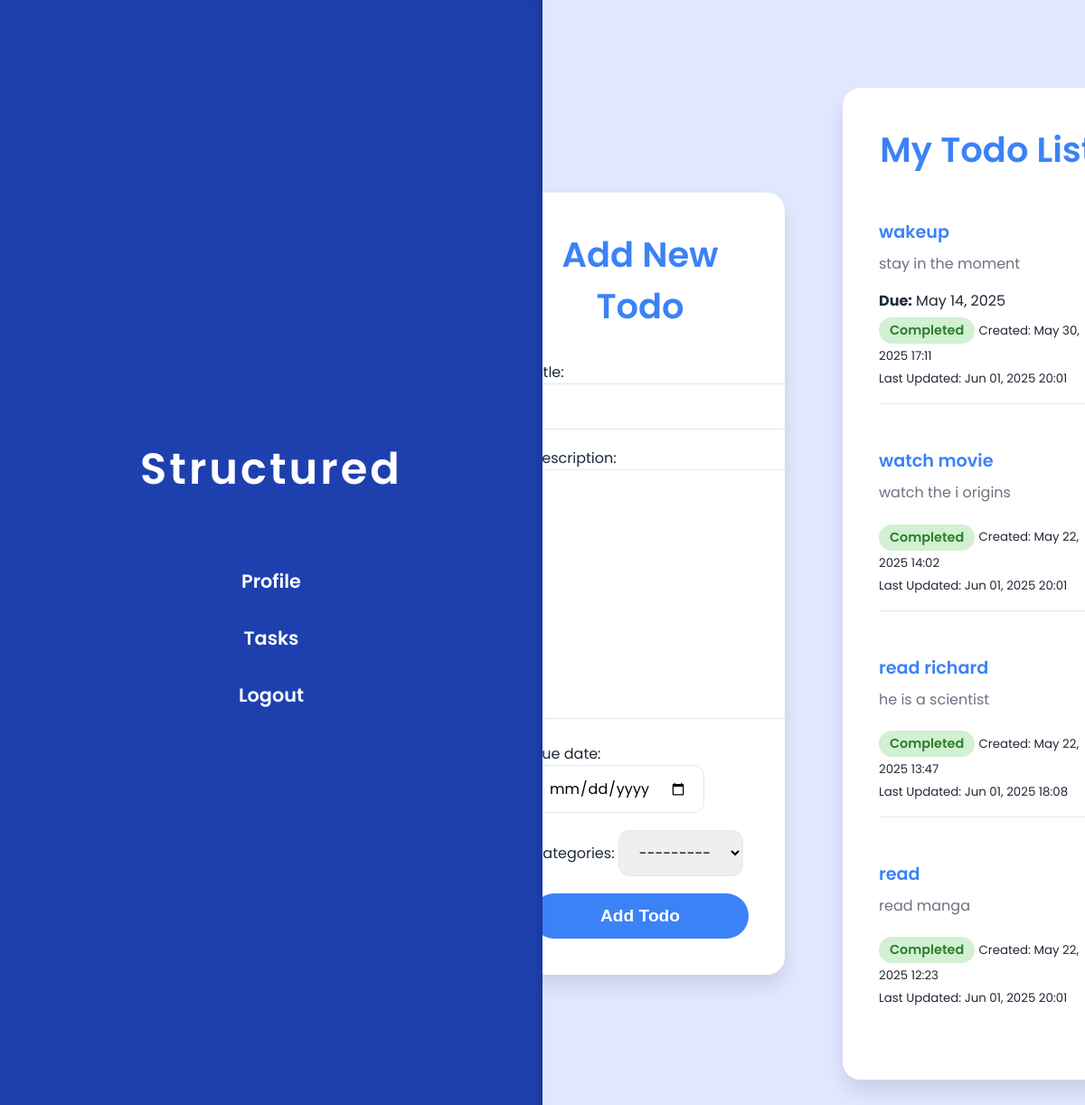
The app's page / (signed in) with its own data.
### todos/models.py (models this page shows, shortened)
class Todo(models.Model):
    user = models.ForeignKey(User, on_delete=models.CASCADE, null=False, blank=False)
    title = models.CharField(max_length=200)
    description = models.TextField()
    completed = models.BooleanField(default=False)
    created_at = models.DateTimeField(auto_now_add=True)
    updated_at = models.DateTimeField(auto_now=True)
    due_date = models.DateField(null=True, blank=True)
    categories = models.ForeignKey('Categories', on_delete=models.SET_NULL, related_name='todos', null=True, blank=True)

### todos/views.py (the view)
# urls.py: 2. Add a URL to urlpatterns:  path('', views.home, name='home')
@login_required
def home(request):
    if not request.user.is_authenticated:
        return redirect('login')
    if request.method == 'POST':
        form = TodoForm(request.POST)
        if form.is_valid():
            todo = form.save(commit=False)
            todo.user = request.user
            todo.save()
            return redirect('home')
    else:
        form = TodoForm()
    todos = Todo.objects.filter(user=request.user).order_by('-created_at')
    return render(request, 'todos/home.html', {'form': form, 'todos': todos, 'today': date.today()})

### todos/forms.py
class TodoForm(forms.ModelForm):
    class Meta:
        model = Todo
        fields = ['title', 'description', 'due_date', 'categories'] #'completed'
        widgets = {
            'due_date': forms.DateInput(attrs={'type': 'date'}),
        }

### todos/models.py (called while the page is built)
    def __str__(self):
        return self.name

### todos/templates/todos/home.html (shortened to what this page needs)
<!DOCTYPE html>
<html lang="en">
<head>
</head>
<body>
  <div class="sidebar">
    <h2>Structured</h2>
    <nav>
      <a href="{% url 'profile' %}">Profile</a>
      <a href="{% url 'home' %}">Tasks</a>
      <a href="{% url 'logout' %}">Logout</a>
    </nav>
  </div>
  <div class="main-content">
    <section class="card add-todo-form-section">
      <h1>Add New Todo</h1>
      <form method="POST" class="add-todo-form">
        {{ form.as_p }}
        <button type="submit">Add Todo</button>
      </form>
    </section>
    <section class="card todo-list">
      <h1>My Todo List</h1>
      <ul>
        {% for todo in todos %}
          <li class="todo-item">
            <div class="todo-header">
              <span class="todo-title">{{ todo.title }}</span>
            </div>
            <div class="todo-description">{{ todo.description }}</div>
            {% if todo.due_date %}
              <p><strong>Due:</strong> {{ todo.due_date }}</p>
            {% endif %}
            <span class="status {% if todo.completed %}completed{% else %}pending{% endif %}">
              {% if todo.completed %}
                Completed
              {% else %}
                Pending
              {% endif %}
            </span>
            <small>Created: {{ todo.created_at|date:"M d, Y H:i" }}</small><br/>
            <small>Last Updated: {{ todo.updated_at|date:"M d, Y H:i" }}</small>
          </li>
        {% empty %}
          <li>No todos yet.</li>
        {% endfor %}
      </ul>
    </section>
  </div>
</body>
</html>

### todos/templates/todos/home.html (style rules this page uses)
:root { --primary-color: #3b82f6; --secondary-color: #e0e7ff; --card-bg: #ffffff; --sidebar-bg: #1e40af; --text-primary: #1f2937; --text-muted: #6b7280; --divider-color: #e5e7eb; --shadow: rgba(0, 0, 0, 0.1); }
* { box-sizing: border-box; margin: 0; padding: 0; }
body, html { height: 100%; font-family: 'Poppins', sans-serif; background: linear-gradient(90deg, var(--sidebar-bg) 50%, var(--secondary-color) 50%); color: var(--text-primary); overflow-x: hidden; }
.sidebar { position: fixed; left: 0; top: 0; bottom: 0; width: 50vw; background: var(--sidebar-bg); display: flex; flex-direction: column; justify-content: center; align-items: center; padding: 2rem; box-shadow: inset -5px 0 10px var(--shadow); text-align: center; }
.sidebar h2 { font-size: 3rem; font-weight: 600; color: #fff; margin-bottom: 3rem; letter-spacing: 3px; user-select: none; }
.sidebar nav a { display: block; font-weight: 600; color: white; text-decoration: none; font-size: 1.3rem; margin: 1rem 0; padding: 0.5rem 1rem; border-radius: 50px; transition: background-color 0.3s ease; user-select: none; }
.main-content { margin-left: 50vw; height: 100vh; display: flex; justify-content: center; align-items: center; gap: 4rem; padding: 3rem; overflow-y: auto; background: var(--secondary-color); }
.card { background: var(--card-bg); box-shadow: 0 12px 20px var(--shadow); border-radius: 20px; padding: 2.5rem; width: 38vw; min-width: 320px; max-height: 85vh; overflow-y: auto; transition: transform 0.3s ease, box-shadow 0.3s ease; }
h1 { font-weight: 600; font-size: 2.4rem; margin-bottom: 2rem; color: var(--primary-color); text-align: center; }
ul { list-style-type: none; }
li { border-bottom: 1px solid var(--divider-color); padding: 1rem 0; }
li:last-child { border-bottom: none; }
.todo-item { margin-bottom: 2rem; }
.todo-header { display: flex; justify-content: space-between; align-items: center; flex-wrap: wrap; margin-bottom: 0.5rem; }
.todo-title { font-weight: 600; font-size: 1.2rem; color: var(--primary-color); }
.todo-description { font-size: 1rem; color: var(--text-muted); margin-bottom: 1rem; white-space: pre-line; }
.status { margin-top: 0.4rem; font-weight: 600; font-size: 0.9rem; padding: 4px 12px; border-radius: 20px; display: inline-block; }
.completed { background-color: #d2f0d2; color: #2a7f2a; }
form.add-todo-form { display: flex; flex-direction: column; gap: 1.2rem; }
input[type="text"], input[type="date"], textarea, select { padding: 12px 18px; border-radius: 12px; border: 1.5px solid var(--divider-color); font-size: 1rem; font-family: 'Poppins', sans-serif; transition: border-color 0.3s ease; }
button { background-color: var(--primary-color); border: none; color: white; font-weight: 600; padding: 14px 0; border-radius: 30px; font-size: 1.2rem; cursor: pointer; transition: background-color 0.3s ease; user-select: none; }

### records on screen
Todo: title "wakeup", description "stay in the moment", due_date "May 14, 2025", completed "Completed", created_at "May 30, 2025 17:11", updated_at "Jun 01, 2025 20:01"
Todo: title "watch movie", description "watch the i origins", completed "Completed", created_at "May 22, 2025 14:02", updated_at "Jun 01, 2025 20:01"
Todo: title "read richard", description "he is a scientist", completed "Completed", created_at "May 22, 2025 13:47", updated_at "Jun 01, 2025 18:08"
Todo: title "read", description "read manga", completed "Completed", created_at "May 22, 2025 12:23", updated_at "Jun 01, 2025 20:01"
